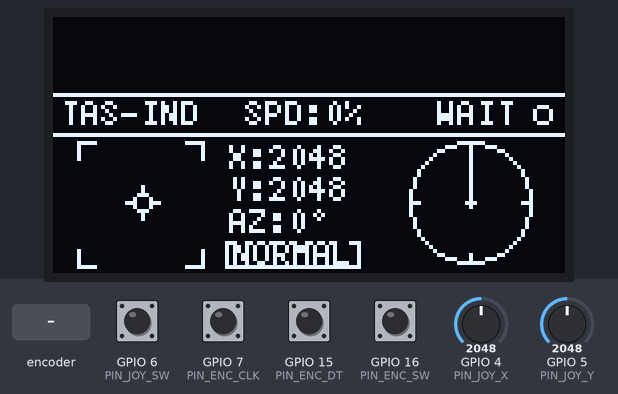
Simulated run of this sketch. Board: ESP32-S3. On the bench: 128×64 one-colour display. The test bench sets the inputs (shaded band); at power-on: GPIO 6 (PIN_JOY_SW), GPIO 7 (PIN_ENC_CLK), GPIO 15 (PIN_ENC_DT), GPIO 16 (PIN_ENC_SW) HIGH, GPIO 4 (PIN_JOY_X) = 2048, GPIO 5 (PIN_JOY_Y) = 2048.

Above: at 2.4 s.
2.5 s: rotary encoder on GPIO 7 (PIN_ENC_CLK) / GPIO 15 (PIN_ENC_DT) turned 3 steps (first pin leading)
At 3.9 s:
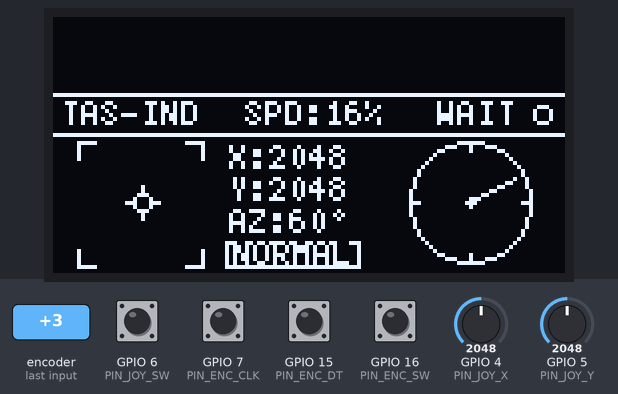
4.6 s: GPIO 4 (PIN_JOY_X) set to 2866
At 5.8 s:
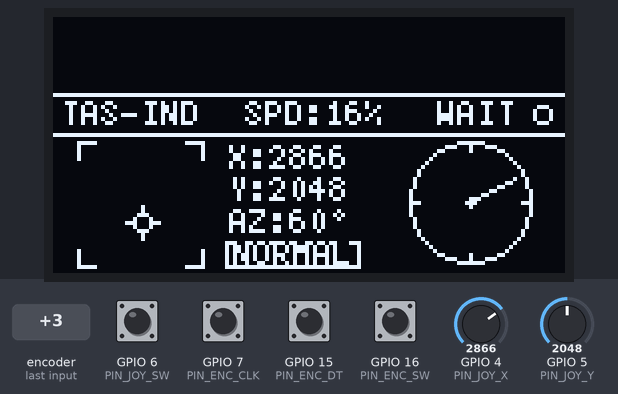
6.1 s: GPIO 5 (PIN_JOY_Y) set to 2866
At 7.3 s:
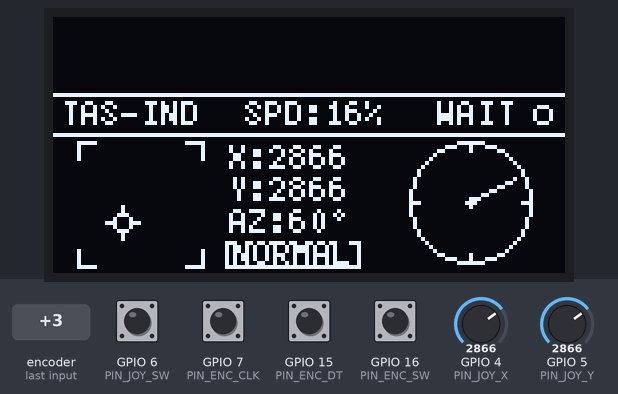
7.6 s: GPIO 6 (PIN_JOY_SW) pulled LOW for 0.15 s
9.2 s: GPIO 16 (PIN_ENC_SW) pulled LOW for 0.15 s
At 9.31 s:
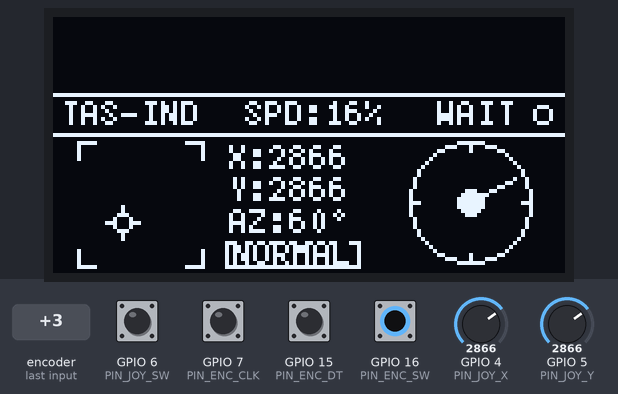
10.8 s: GPIO 4 (PIN_JOY_X) set to 3603
At 11.8 s:
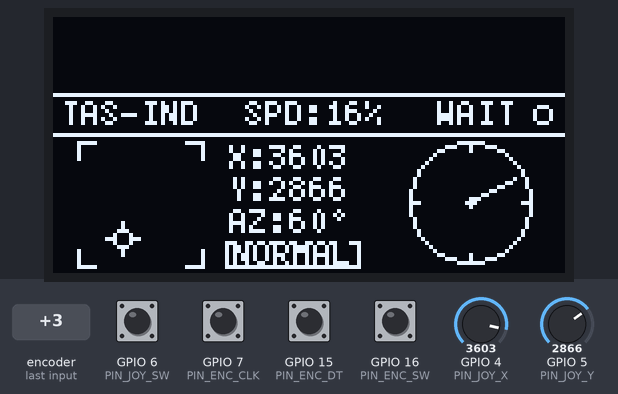
Timing chart, 0 to 13.3 s (numbered marks = the images above; inputs shaded):
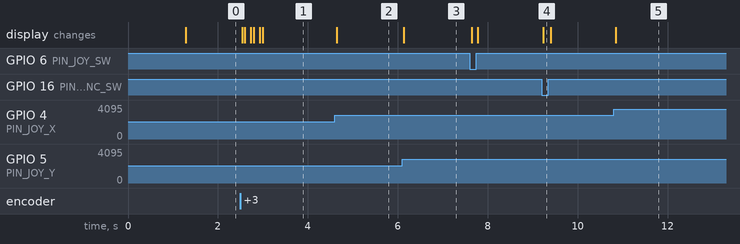

Measured:
- after the input at 2.5 s, the display: first changes at once (image 1 shows a later state)
- after the input at 4.6 s, the display: changes after 0.05 s (image 2)
- after the input at 6.1 s, the display: changes at once (image 3)
- after the input at 9.2 s, the display: changes at once (image 4)
- after the input at 10.8 s, the display: changes after 0.05 s (image 5)

The sketch:

ESP-32_S3_with_joystick_encoderasnd_oled_with_pico_2w_tank.ino
```cpp
/*
 * ==========================================================
 * TAS INDUSTRIES - TACTICAL CONTROL MODULE (TCM-1 TX)
 * Hardware: ESP32-S3-N16R8
 * Architecture: Local Wi-Fi Access Point + UDP Broadcast
 * Display: OLED (128x64 SH1106, Fast 400kHz Hardware I2C)
 * ==========================================================
 */

#include <Arduino.h>
#include <Wire.h>
#include <U8g2lib.h>
#include <WiFi.h>
#include <WiFiUdp.h>
#include <math.h>

// ---------------- PIN DEFINITIONS ----------------
#define PIN_OLED_SDA     8
#define PIN_OLED_SCL     9

#define PIN_JOY_X        4
#define PIN_JOY_Y        5
#define PIN_JOY_SW       6   // VRz

#define PIN_ENC_CLK      7
#define PIN_ENC_DT       15
#define PIN_ENC_SW       16

#define PIN_BUZZER       13

#define OLED_I2C_ADDR    0x3C

// ---------------- WI-FI & UDP CONFIGURATION ----------------
const char* ssid     = "TAS-TCM1";
const char* password = "Password123";
const int   udpPort  = 4210;

WiFiUDP udp;
IPAddress broadcastIP(192, 168, 4, 255);

// Packed Struct for Cross-Platform Byte Alignment
struct __attribute__((packed)) ControlPacket {
  int16_t joyX;       // Raw 0 - 4095
  int16_t joyY;       // Raw 0 - 4095
  uint8_t joyBtn;     // 1 if pressed, 0 if released
  int16_t encoderPos; // 0 to 36 steps
};

ControlPacket txData;

// ---------------- DISPLAY OBJECT ----------------
U8G2_SH1106_128X64_NONAME_F_HW_I2C u8g2(U8G2_R0, /* reset=*/ U8X8_PIN_NONE);

// ---------------- GLOBAL STATE ----------------
volatile int32_t encoderPos = 0;
volatile uint8_t lastClkState = HIGH;

bool encBtnState = false;
unsigned long lastEncBtnTime = 0;

int joyXRaw = 0;
int joyYRaw = 0;
bool joyBtnState = false;

bool buzzerActive = false;
const int ENCODER_MAX_STEPS  = 36;
const int ENCODER_50_PERCENT = 18;

// Timers
unsigned long lastOledUpdate  = 0;
unsigned long lastUdpSend     = 0;

// Dynamic link status tracking
bool picoIsConnected = false;

// ---------------- ENCODER ISR ----------------
void IRAM_ATTR readEncoderISR() {
  uint8_t currentClk = digitalRead(PIN_ENC_CLK);
  if (currentClk != lastClkState) {
    bool isClockwise = (digitalRead(PIN_ENC_DT) != currentClk);

    // FIXED: Consistent direction calculation regardless of connection state
    if (isClockwise) {
      encoderPos++;
    } else {
      encoderPos--;
    }

    if (encoderPos < 0) encoderPos = 0;
    if (encoderPos > ENCODER_MAX_STEPS) encoderPos = ENCODER_MAX_STEPS;

    lastClkState = currentClk;
  }
}

// ---------------- CORNER BRACKET HELPER ----------------
void drawCornerBrackets(int x, int y, int w, int h, int len) {
  u8g2.drawLine(x, y, x + len, y);
  u8g2.drawLine(x, y, x, y + len);
  u8g2.drawLine(x + w - len, y, x + w, y);
  u8g2.drawLine(x + w, y, x + w, y + len);
  u8g2.drawLine(x, y + h - len, x, y + h);
  u8g2.drawLine(x, y + h, x + len, y + h);
  u8g2.drawLine(x + w - len, y + h, x + w, y + h);
  u8g2.drawLine(x + w, y + h - len, x + w, y + h);
}

// ---------------- BOOT SPLASH ----------------
void showBootSplash() {
  u8g2.clearBuffer();
  drawCornerBrackets(2, 19, 124, 43, 6);

  u8g2.setFont(u8g2_font_6x12_tf);
  const char* l1 = "TAS INDUSTRIES";
  u8g2.drawStr((128 - u8g2.getStrWidth(l1)) / 2, 36, l1);

  u8g2.setFont(u8g2_font_5x7_tf);
  const char* l2 = "TCM-1 AP ACTIVE";
  u8g2.drawStr((128 - u8g2.getStrWidth(l2)) / 2, 50, l2);

  u8g2.sendBuffer();
  delay(1200);
}

// ---------------- INPUT READING & ALARM ----------------
void readInputs() {
  // Check station connection count
  picoIsConnected = (WiFi.softAPgetStationNum() > 0);

  // FIXED: Straight raw ADC readings without dynamic inversion
  joyXRaw = analogRead(PIN_JOY_X);
  joyYRaw = analogRead(PIN_JOY_Y);

  joyBtnState = (digitalRead(PIN_JOY_SW) == LOW);

  if (digitalRead(PIN_ENC_SW) == LOW) {
    if (millis() - lastEncBtnTime > 150) {
      encBtnState = true;
      lastEncBtnTime = millis();
    }
  } else {
    encBtnState = false;
  }

  // Speed >= 50% Continuous Alarm Logic
  if (encoderPos >= ENCODER_50_PERCENT) {
    buzzerActive = true;
    tone(PIN_BUZZER, 2500);
  } else {
    buzzerActive = false;
    noTone(PIN_BUZZER);
    digitalWrite(PIN_BUZZER, LOW);
  }
}

// ---------------- BROADCAST UDP PACKET ----------------
void sendUdpPacket() {
  txData.joyX       = (int16_t)joyXRaw;
  txData.joyY       = (int16_t)joyYRaw;
  txData.joyBtn     = joyBtnState ? 1 : 0;
  txData.encoderPos = (int16_t)encoderPos;

  udp.beginPacket(broadcastIP, udpPort);
  udp.write((uint8_t*)&txData, sizeof(ControlPacket));
  udp.endPacket();
}

// ---------------- SETUP ----------------
void setup() {
  Serial.begin(115200);

  pinMode(PIN_ENC_CLK, INPUT_PULLUP);
  pinMode(PIN_ENC_DT, INPUT_PULLUP);
  pinMode(PIN_ENC_SW, INPUT_PULLUP);
  pinMode(PIN_JOY_SW, INPUT_PULLUP);

  pinMode(PIN_BUZZER, OUTPUT);
  digitalWrite(PIN_BUZZER, LOW);

  // Initialize I2C Bus at 400kHz
  Wire.begin(PIN_OLED_SDA, PIN_OLED_SCL);
  Wire.setClock(400000);
  u8g2.begin();

  lastClkState = digitalRead(PIN_ENC_CLK);
  attachInterrupt(digitalPinToInterrupt(PIN_ENC_CLK), readEncoderISR, CHANGE);

  WiFi.mode(WIFI_AP);
  WiFi.softAP(ssid, password);
  udp.begin(udpPort);

  showBootSplash();
}

// ---------------- DASHBOARD RENDER ----------------
void renderDashboard() {
  u8g2.clearBuffer();

  u8g2.drawHLine(0, 19, 128);

  u8g2.setFont(u8g2_font_5x7_tf);
  u8g2.drawStr(2, 27, "TAS-IND");

  int encPct = (encoderPos * 100) / ENCODER_MAX_STEPS;
  u8g2.setCursor(48, 27);
  u8g2.print("SPD:");
  u8g2.print(encPct);
  u8g2.print("%");

  // Visual status indicators
  if (picoIsConnected) {
    u8g2.drawStr(96, 27, "LINK");
    u8g2.drawDisc(122, 24, 2);   // Solid dot = Connected
  } else {
    u8g2.drawStr(96, 27, "WAIT");
    u8g2.drawCircle(122, 24, 2); // Hollow dot = Waiting
  }

  u8g2.drawHLine(0, 29, 128);

  // Panel 1: Reticle Target
  int boxX = 6, boxY = 31, boxSize = 31;
  drawCornerBrackets(boxX, boxY, boxSize, boxSize, 4);

  int dotX = map(joyYRaw, 0, 4095, boxX + boxSize - 3, boxX + 3);
  int dotY = map(joyXRaw, 0, 4095, boxY + 3, boxY + boxSize - 3);

  u8g2.drawCircle(dotX, dotY, 2);
  u8g2.drawLine(dotX - 4, dotY, dotX - 2, dotY);
  u8g2.drawLine(dotX + 2, dotY, dotX + 4, dotY);
  u8g2.drawLine(dotX, dotY - 4, dotX, dotY - 2);
  u8g2.drawLine(dotX, dotY + 2, dotX, dotY + 4);

  if (joyBtnState) u8g2.drawDisc(dotX, dotY, 2);

  // Panel 2: Numeric Telemetry
  u8g2.setFont(u8g2_font_5x7_tf);
  u8g2.setCursor(44, 38);
  u8g2.print("X:");
  u8g2.print(joyXRaw);

  u8g2.setCursor(44, 46);
  u8g2.print("Y:");
  u8g2.print(joyYRaw);

  u8g2.setCursor(44, 54);
  u8g2.print("AZ:");
  u8g2.print((encoderPos * 10) % 360);
  u8g2.print((char)176);

  if (buzzerActive) {
    u8g2.drawBox(43, 56, 34, 7);
    u8g2.setDrawColor(0);
    u8g2.drawStr(44, 62, "!ALARM!");
    u8g2.setDrawColor(1);
  } else {
    u8g2.drawFrame(43, 56, 34, 7);
    u8g2.drawStr(45, 62, "NORMAL");
  }

  // Panel 3: Radar Dial
  int dialCx = 104, dialCy = 46, dialR = 15;
  u8g2.drawCircle(dialCx, dialCy, dialR);

  for (int a = 0; a < 360; a += 90) {
    float rad = a * PI / 180.0;
    int x1 = dialCx + (int)((dialR - 2) * sin(rad));
    int y1 = dialCy - (int)((dialR - 2) * cos(rad));
    int x2 = dialCx + (int)(dialR * sin(rad));
    int y2 = dialCy - (int)(dialR * cos(rad));
    u8g2.drawLine(x1, y1, x2, y2);
  }

  float needleAngle = (encoderPos % 36) * (2 * PI / 36.0);
  int needleX = dialCx + (int)((dialR - 2) * sin(needleAngle));
  int needleY = dialCy - (int)((dialR - 2) * cos(needleAngle));
  u8g2.drawLine(dialCx, dialCy, needleX, needleY);

  u8g2.drawDisc(dialCx, dialCy, encBtnState ? 3 : 1);

  u8g2.sendBuffer();
}

// ---------------- MAIN LOOP ----------------
void loop() {
  readInputs();

  if (millis() - lastUdpSend >= 20) {
    lastUdpSend = millis();
    sendUdpPacket();
  }

  if (millis() - lastOledUpdate >= 33) {
    lastOledUpdate = millis();
    renderDashboard();
  }
}
```
